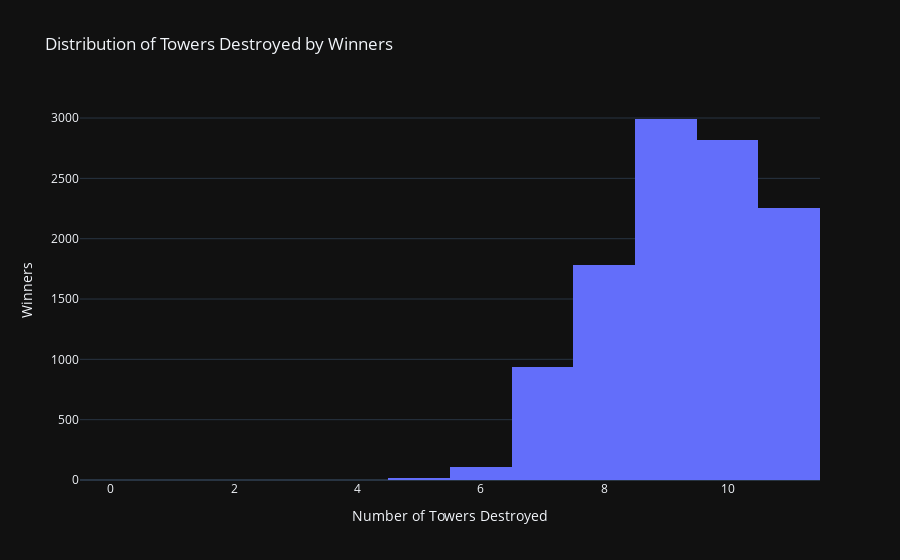

Notebook source saved alongside this figure:
### Code cell
fig = px.histogram(filtered_df[filtered_df['result'] == 1], x='towers', nbins=20, title='Distribution of Towers Destroyed by Winners',
                   labels={'towers': 'Winners Number of Towers Destroyed'})

# Customize the layout for better readability
fig.update_layout(
    xaxis_title='Number of Towers Destroyed',
    yaxis_title='Winners',
    template='plotly_dark'
)
fig.write_html('assets/win_dist_towers.html', include_plotlyjs='cdn')
fig

### Figure 1 — Plotly figure (JSON) as saved in the notebook; plotly's stock layout.template omitted (floating-point values rounded to 4 significant figures; data arrays with more than 128 entries replaced by an {"elided": "..."} marker saying what was removed)
{"data": [{"alignmentgroup": "True", "bingroup": "x", "hovertemplate": "Winners Number of Towers Destroyed=%{x}<br>count=%{y}<extra></extra>", "legendgroup": "", "marker": {"color": "#636efa", "pattern": {"shape": ""}}, "name": "", "nbinsx": 20, "offsetgroup": "", "orientation": "v", "showlegend": false, "type": "histogram", "x": {"elided": "10897 int values"}, "xaxis": "x", "yaxis": "y"}], "layout": {"barmode": "relative", "legend": {"tracegroupgap": 0}, "title": {"text": "Distribution of Towers Destroyed by Winners"}, "xaxis": {"anchor": "y", "domain": [0, 1], "title": {"text": "Number of Towers Destroyed"}}, "yaxis": {"anchor": "x", "domain": [0, 1], "title": {"text": "Winners"}}}}
